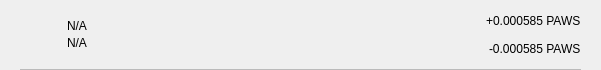
<?xml version="1.0" encoding="UTF-8"?>
<ui version="4.0">
 <class>TxRow</class>
 <widget class="QWidget" name="TxRow">
  <property name="geometry">
   <rect>
    <x>0</x>
    <y>0</y>
    <width>601</width>
    <height>70</height>
   </rect>
  </property>
  <property name="minimumSize">
   <size>
    <width>0</width>
    <height>40</height>
   </size>
  </property>
  <property name="windowTitle">
   <string>Form</string>
  </property>
  <layout class="QVBoxLayout" name="verticalLayout_3">
   <property name="spacing">
    <number>0</number>
   </property>
   <property name="leftMargin">
    <number>0</number>
   </property>
   <property name="topMargin">
    <number>0</number>
   </property>
   <property name="rightMargin">
    <number>0</number>
   </property>
   <property name="bottomMargin">
    <number>0</number>
   </property>
   <item>
    <widget class="QWidget" name="rowContainer" native="true">
     <layout class="QVBoxLayout" name="verticalLayout_2">
      <property name="spacing">
       <number>9</number>
      </property>
      <property name="leftMargin">
       <number>20</number>
      </property>
      <property name="topMargin">
       <number>9</number>
      </property>
      <property name="rightMargin">
       <number>20</number>
      </property>
      <property name="bottomMargin">
       <number>0</number>
      </property>
      <item>
       <widget class="QFrame" name="frame">
        <property name="styleSheet">
         <string notr="true">border:none;</string>
        </property>
        <property name="frameShape">
         <enum>QFrame::StyledPanel</enum>
        </property>
        <property name="frameShadow">
         <enum>QFrame::Raised</enum>
        </property>
        <layout class="QHBoxLayout" name="horizontalLayout" stretch="0,2,0">
         <property name="leftMargin">
          <number>0</number>
         </property>
         <property name="topMargin">
          <number>0</number>
         </property>
         <property name="rightMargin">
          <number>0</number>
         </property>
         <property name="bottomMargin">
          <number>0</number>
         </property>
         <item>
          <widget class="QPushButton" name="icon">
           <property name="focusPolicy">
            <enum>Qt::NoFocus</enum>
           </property>
           <property name="styleSheet">
            <string notr="true">border:none;</string>
           </property>
           <property name="text">
            <string/>
           </property>
           <property name="iconSize">
            <size>
             <width>28</width>
             <height>28</height>
            </size>
           </property>
          </widget>
         </item>
         <item>
          <layout class="QVBoxLayout" name="verticalLayout">
           <property name="spacing">
            <number>3</number>
           </property>
           <property name="leftMargin">
            <number>9</number>
           </property>
           <item>
            <widget class="QLabel" name="lblAddress">
             <property name="styleSheet">
              <string notr="true"/>
             </property>
             <property name="text">
              <string notr="true">N/A</string>
             </property>
             <property name="alignment">
              <set>Qt::AlignBottom|Qt::AlignLeading|Qt::AlignLeft</set>
             </property>
            </widget>
           </item>
           <item>
            <widget class="QLabel" name="lblDate">
             <property name="styleSheet">
              <string notr="true"/>
             </property>
             <property name="text">
              <string notr="true">N/A</string>
             </property>
             <property name="alignment">
              <set>Qt::AlignLeading|Qt::AlignLeft|Qt::AlignTop</set>
             </property>
            </widget>
           </item>
          </layout>
         </item>
         <item>
          <widget class="QWidget" name="containerAmounts" native="true">
           <property name="minimumSize">
            <size>
             <width>80</width>
             <height>0</height>
            </size>
           </property>
           <layout class="QVBoxLayout" name="verticalLayout_4">
            <property name="leftMargin">
             <number>0</number>
            </property>
            <property name="topMargin">
             <number>0</number>
            </property>
            <property name="rightMargin">
             <number>0</number>
            </property>
            <property name="bottomMargin">
             <number>0</number>
            </property>
            <item alignment="Qt::AlignRight">
             <widget class="QLabel" name="lblAmountTop">
              <property name="styleSheet">
               <string notr="true"/>
              </property>
              <property name="text">
               <string>+0.000585 PAWS</string>
              </property>
             </widget>
            </item>
            <item alignment="Qt::AlignRight">
             <widget class="QLabel" name="lblAmountBottom">
              <property name="styleSheet">
               <string notr="true"/>
              </property>
              <property name="text">
               <string>-0.000585 PAWS</string>
              </property>
             </widget>
            </item>
           </layout>
          </widget>
         </item>
        </layout>
       </widget>
      </item>
      <item>
       <widget class="QLabel" name="lblDivisory">
        <property name="minimumSize">
         <size>
          <width>0</width>
          <height>1</height>
         </size>
        </property>
        <property name="maximumSize">
         <size>
          <width>16777215</width>
          <height>1</height>
         </size>
        </property>
        <property name="styleSheet">
         <string notr="true">background-color:#bababa;</string>
        </property>
        <property name="text">
         <string/>
        </property>
        <property name="alignment">
         <set>Qt::AlignBottom|Qt::AlignLeading|Qt::AlignLeft</set>
        </property>
       </widget>
      </item>
     </layout>
    </widget>
   </item>
  </layout>
 </widget>
 <resources/>
 <connections/>
</ui>
